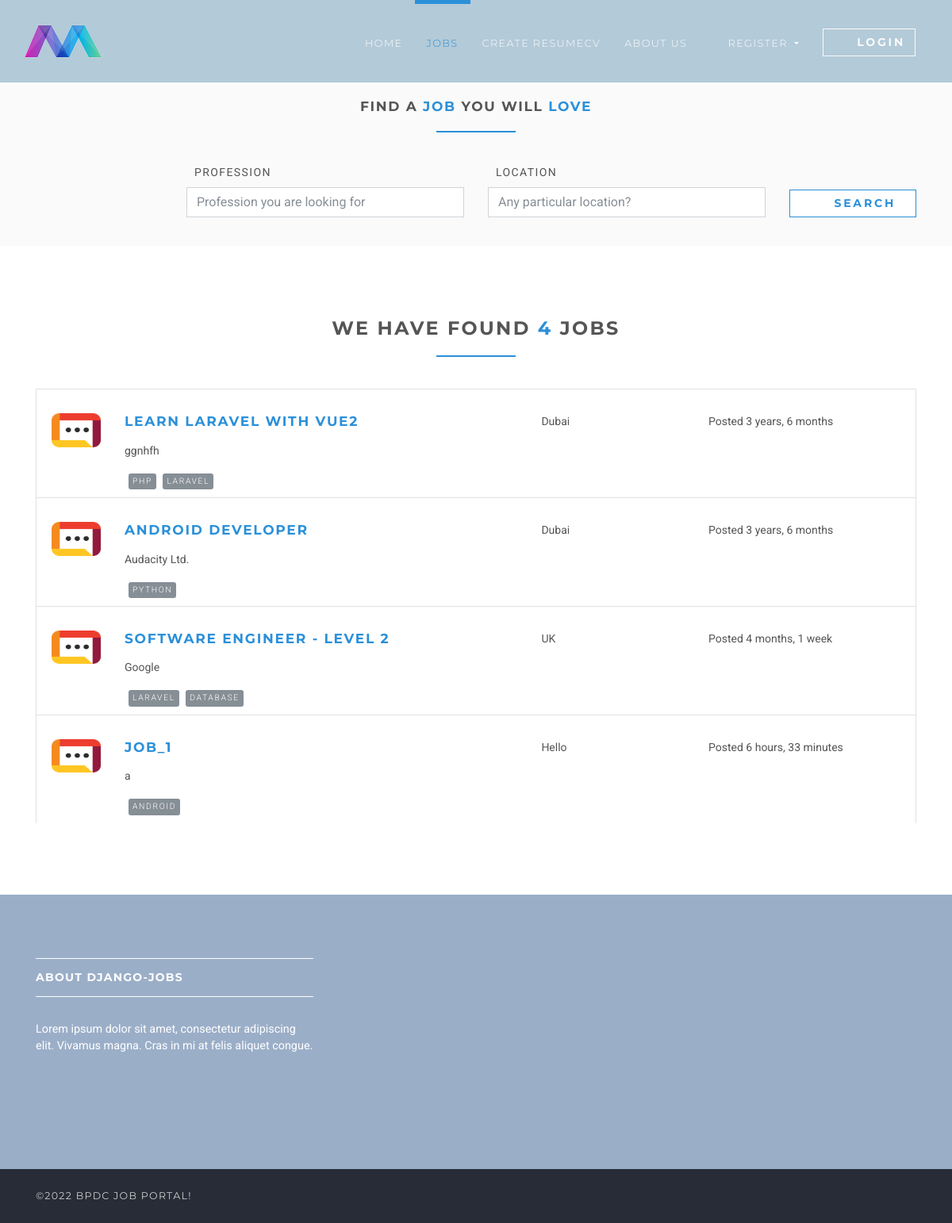
The page /en/jobs/ on the database its author committed.
### jobsapp/models.py (models this page shows, shortened)
class Job(models.Model):
    user = models.ForeignKey(User, on_delete=models.CASCADE)
    title = models.CharField(max_length=300)
    description = models.TextField()
    location = models.CharField(max_length=150)
    type = models.CharField(choices=JOB_TYPE, max_length=10)
    category = models.CharField(max_length=100)
    last_date = models.DateTimeField()
    company_name = models.CharField(max_length=100)
    company_description = models.CharField(max_length=300)
    website = models.CharField(max_length=100, default="")
    created_at = models.DateTimeField(default=timezone.now)
    filled = models.BooleanField(default=False)
    salary = models.IntegerField(default=0, blank=True)
    tags = models.ManyToManyField(Tag)
    objects = JobManager()
    class Meta:
        ordering = ["id"]

### tags/models.py (models this page shows, shortened)
class Tag(models.Model):
    name = models.CharField(max_length=100)

### jobsapp/views/home.py (the view)
# urls.py: path("jobs/", JobListView.as_view(), name="jobs"),
class JobListView(ListView):
    model = Job
    template_name = "jobs/jobs.html"
    context_object_name = "jobs"
    paginate_by = 5

### templates/jobs/jobs.html (shortened to what this page needs)
{% extends 'base.html' %}
{% load static %}
{% load is_favorited %}
{% block content %}
    <section class="job-form-section job-form-section--compressed">
        <div class="container">
            <h4 class="heading">Find a <span class="accent">job </span> you will <span class="accent">love</span></h4>
            <form id="job-main-form" method="get" class="job-main-form">
                <div class="controls">
                    <div class="row align-items-end">
                        <div class="col-sm-1 col-lg-2"></div>
                        <div class="col-sm-5 col-lg-4 form-group">
                            <label for="profession">Profession</label>
                            <input type="text" id="profession" name="profession"
                                   placeholder="Profession you are looking for" class="form-control">
                        </div>
                        <div class="col-sm-5 col-lg-4 form-group">
                            <label for="location">Location</label>
                            <input type="text" id="location" name="location" placeholder="Any particular location?"
                                   value="" class="form-control">
                        </div>
                        <div class="col-sm-1 col-lg-2 form-group">
                            <button type="submit" class="btn btn-outline-white-primary job-main-form__button">
                                <i class="fa fa-search"></i> Search
                            </button>
                        </div>
                    </div>
                </div>
            </form>
        </div>
    </section>
    <section>
        <div class="container">
            <h3 class="heading">We have found <span class="accent">{{ jobs.count }}</span> jobs</h3>
            {% for job in jobs %}
                <div class="job-listing  ">
                    <div class="row">
                        <div class="col-md-12 col-lg-6">
                            <div class="row">
                                <div class="col-2">
                                    <img src="{% static 'img/company-1.png' %}"
                                         alt="Ipsioou " class="img-fluid">
                                </div>
                                <div class="col-10">
                                    <h4 class="job__title"><a
                                            href="{% url 'jobs:jobs-detail' job.id %}">{{ job.title }}</a></h4>
                                    <p class="job__company">
                                        {{ job.company_name }}
                                    </p>
                                    {% for tag in job.tags.all %}
                                        <span style="color: #ffffff;" class="badge featured-badge badge-secondary">{{ tag.name }}</span>
                                    {% endfor %}
                                </div>
                            </div>
                        </div>
                        <div class="col-10 col-md-3 col-lg-2 ml-auto"><i class="fa fa-map-marker job__location"></i>
                            {{ job.location }}
                        </div>
                        <div class="col-10 col-md-3 col-lg-3 ml-auto">
                            <p>Posted {{ job.created_at|timesince }}</p>
                        </div>
                    </div>
                </div>
            {% endfor %}
        </div>
    </section>
{% endblock %}

### static/css/style.default.css (style rules this page uses)
html { height:100% }
body { height:100% }
section { position:relative;padding-top:90px;padding-bottom:90px }
button { cursor:pointer }
.heading { text-align:center;margin-bottom:40px }
.heading:after { content:" ";display:block;width:100px;height:2px;margin:20px auto 20px;background:#2b90d9 }
a,button { -webkit-transition:all .2s ease-out;transition:all .2s ease-out }
a i.fa,button i.fa { margin:0 5px }
.accent { color:#2b90d9 }
.badge { text-transform:uppercase;letter-spacing:.2em;font-weight:400;font-size:0.65rem;padding:7px }
.featured-badge { font-weight:300;border-radius:3px;margin-left:5px;padding:5px;letter-spacing:0.1rem }
.job-form-section { padding:80px 0;background:#fafafa }
.job-form-section .job-main-form { margin-bottom:40px }
.job-form-section .job-main-form label { text-transform:uppercase;letter-spacing:0.1em;margin-left:10px }
.job-form-section.job-form-section--compressed { padding:20px }
.job-form-section.job-form-section--compressed .job-main-form { margin-bottom:0 }
.job-main-form__button { margin-top:15px;display:block;width:100% }
.job-listing { border:solid 1px #dee2e6;border-bottom:none;padding-top:30px;padding-bottom:10px;padding-left:19px;padding-right:15px;clear:both;-webkit-transition:all .2s ease-out;transition:all .2s ease-out }
.job__title { margin-top:0 }
.job__location { margin-right:5px;color:#868e96 }
.btn { font-weight:700;font-family:"Montserrat",Helvetica,Arial,sans-serif;border:1px solid transparent;text-transform:uppercase;letter-spacing:0.2em;padding:.375rem .75rem;font-size:.875rem;line-height:1.5;border-radius:0;-webkit-transition:background-color 0.15s ease-in-out,border-color 0.15s ease-in-out,-webkit-box-shadow 0.15s ease-in-out;transition:background-color 0.15s ease-in-out,border-color 0.15s ease-in-out,-webkit-box-shadow 0.15s ease-in-out;transition:background-color 0.15s ease-in-out,border-color 0.15s ease-in-out,box-shadow 0.15s ease-in-out;transition:background-color 0.15s ease-in-out,border-color 0.15s ease-in-out,box-shadow 0.15s ease-in-out,-webkit-box-shadow 0.15s ease-in-out }
.btn-outline-white-primary { color:#2b90d9;background-color:#fff;background-image:none;border-color:#2b90d9 }
body { font-family:"Roboto",Helvetica,Arial,sans-serif;font-size:.875rem;font-weight:400;line-height:1.5;color:#555;background-color:#fff }
a { color:#2b90d9;text-decoration:none }
h1,h2,h3,h4,h5,h6,.h1,.h2,.h3,.h4,.box-simple h3,.box-image .name h3,.box-image-text .top .name h3,.box-image-text .top .name h4,.h5,.h6 { margin-bottom:1rem;font-family:"Montserrat",Helvetica,Arial,sans-serif;font-weight:700;line-height:1.2;color:#555;text-transform:uppercase;letter-spacing:0.1em }
h3,.h3 { font-size:1.4875rem }
h4,.h4,.box-simple h3,.box-image .name h3,.box-image-text .top .name h3,.box-image-text .top .name h4 { font-size:1.0675rem }
.badge-secondary { color:color-yiq(#868e96);background-color:#868e96 }
.form-control { padding:.375rem .75rem;font-size:1rem;line-height:1.5;color:#868e96;background-color:#fff;border:1px solid #ced4da;border-radius:0;-webkit-transition:border-color ease-in-out 0.15s,-webkit-box-shadow ease-in-out 0.15s;transition:border-color ease-in-out 0.15s,-webkit-box-shadow ease-in-out 0.15s;transition:border-color ease-in-out 0.15s,box-shadow ease-in-out 0.15s;transition:border-color ease-in-out 0.15s,box-shadow ease-in-out 0.15s,-webkit-box-shadow ease-in-out 0.15s }
.form-control::placeholder { color:#868e96 }

### rows shown on the page
Job: title "LEARN LARAVEL WITH VUE2", company_name "ggnhfh", location "Dubai", created_at "3 years, 6 months"
Tag: name "PHP"
Tag: name "LARAVEL"
Job: title "ANDROID DEVELOPER", company_name "Audacity Ltd.", location "Dubai", created_at "3 years, 6 months"
Tag: name "PYTHON"
Job: title "SOFTWARE ENGINEER - LEVEL 2", company_name "Google", location "UK", created_at "4 months, 1 week"
Tag: name "DATABASE"
Job: title "JOB_1", company_name "a", location "Hello", created_at "6 hours, 33 minutes"
Tag: name "ANDROID"

### other values the page prints
{{ jobs.count }} "4"
